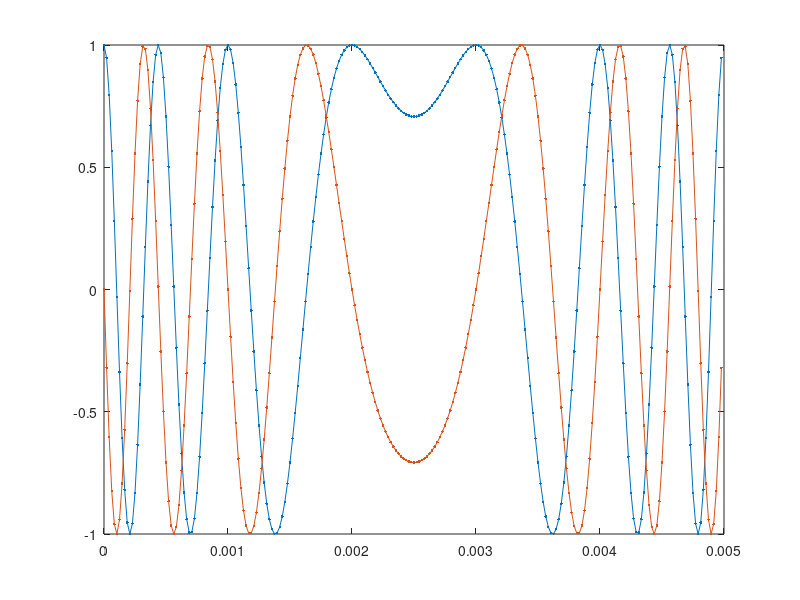
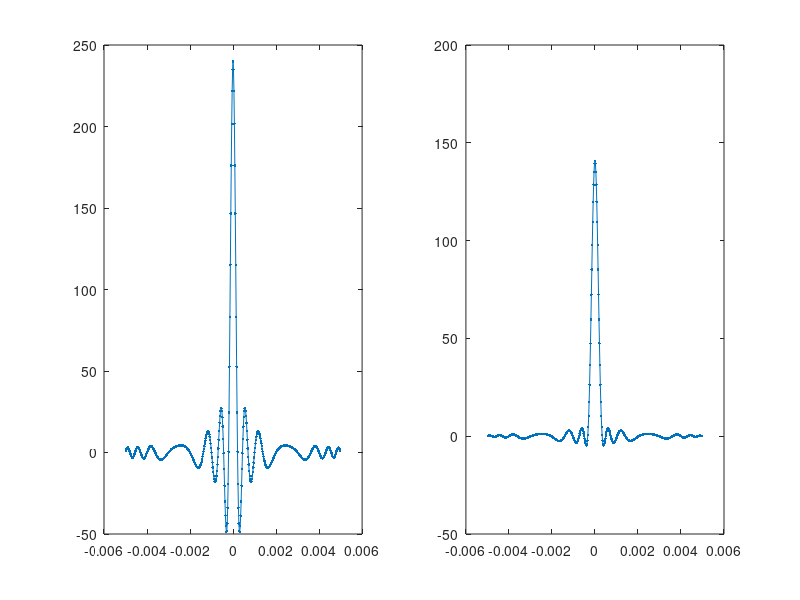
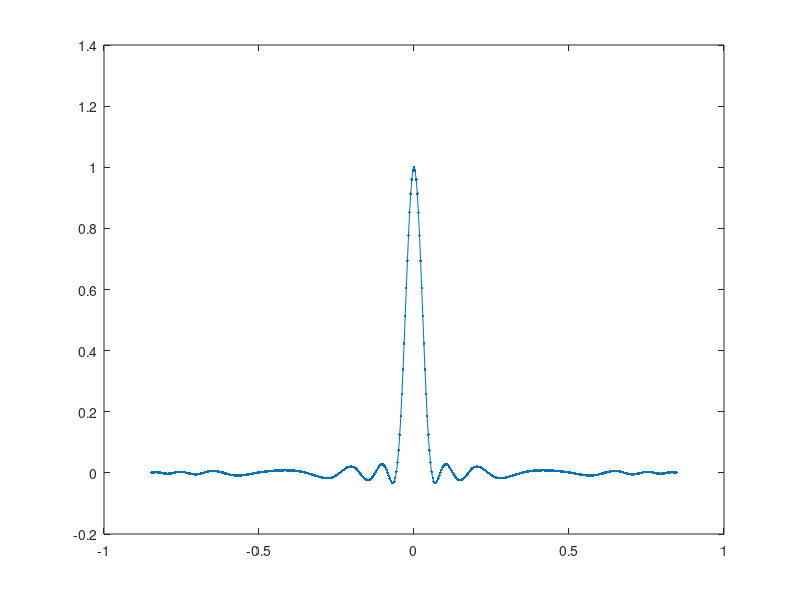

MATLAB code for these plots, in order: (Note: this script raises an error after producing the figures.)


B = 5000; % Largura de Banda
c = 340; % Velocidade do som 
T = 0.005; % Duração do pulso
fs = 48000; % frequencia de amostragem

t = [0:1/fs:T-1/fs]';


phi = 2*pi*(-B/2*t + B/(2*T)*t.^2); % definir os limites em frequencia do chirp
ch = exp(1j*phi); % sinal chirp
figure(3); plot(t, [real(ch) imag(ch)], '.-'); % Plot Chirp

[H, w] = freqz(ch, 1, 512, "whole", fs);
figure(4); %plot(((0:1023)'-512)/1024*fs/1000, abs(fftshift(fft([ch]))) % Incompleto deveria ser o chirp em frequencia

subplot(1,2,1); plot([-t(end:-1:2); t], xcorr(ch), '.-') % plot correlação

ch = exp(1j*phi) .* kaiser(length(ch), 2.5);
subplot(1,2,2); plot([-t(end:-1:2); t], xcorr(ch), '.-') % plot correlação apos chanela

% Para ter a resolução é dividir por 2c
figure(5); plot([-t(end:-1:2); t]/2*c, xcorr(ch)/140.751, '.-') % plot correlação em resolução de tempo

% Passar para banda base
fc = 6000;
ch_c = ch.*exp(2j*pi*fc*(0:length(ch)-1)'/fs);



%sound(ch_c, fs); % repoduz o chirp


chir_many = repmat([ch_c; zeros(fs/10-length(ch_c),1)], 100, 1); % repeats the chirp many times with zeros in between, 100 time to be exact

%sound(chir_many, fs);

% Gravar os ecos
r = audiorecorder(fs, 16, 1);
record(r); pause(0.5); sound(chir_many*[1 0], fs); pause(10.5); stop(r); %chirp_many * [1 0] é para apenas reproduzir numa das colunas do PC

y = getaudiodata(r);
figure(6); plot(y, '.-')


y_b = ch.*exp(-2j*pi*fc*(0:length(y)-1)'/fs); % Passar para banda base
y_b = filter(fir1(256, 3000/(fs/2)), 1, y_b); % Aplicar um passa baixo (opcional)

y_c = filter(conj(ch(end:-1:1)), 1, y_b); % APlicar a autocorrelação
figure(7);
subplot(2,1,1); plot(abs(y_c), '.-');
%subplot(2,1,2); plot(abs[y_c y_b/164], '.-'); % plot emissão e receção 

% Anotar o primeiro eco 
%  -> 18406

Y_c = reshape(y_c((0:fs/10*100-1) + 18406 -100), fs/10, 100); % Colocar os 100 chirps em matrizes -> cortar o sinal em 100 partes, porque são 100 chirps

figure(8); plot(abs(Y_c), '.-'); % plot de todos os picos

% Verificou-se se a fase era constante de modo a ver se a receção e a emissão estão sincronizados
mean_y = mean(Y_c,2); % coerente, para ser não coerente deveria ser mean(abs(Y_c),2)


figure(9); image(abs(Y_c)'*2); % samples pelo número de eco
figure(10); image((1:4800)-101/fs*c*2,(1:100), abs(Y_c)'*2); % samples pelo número de eco







